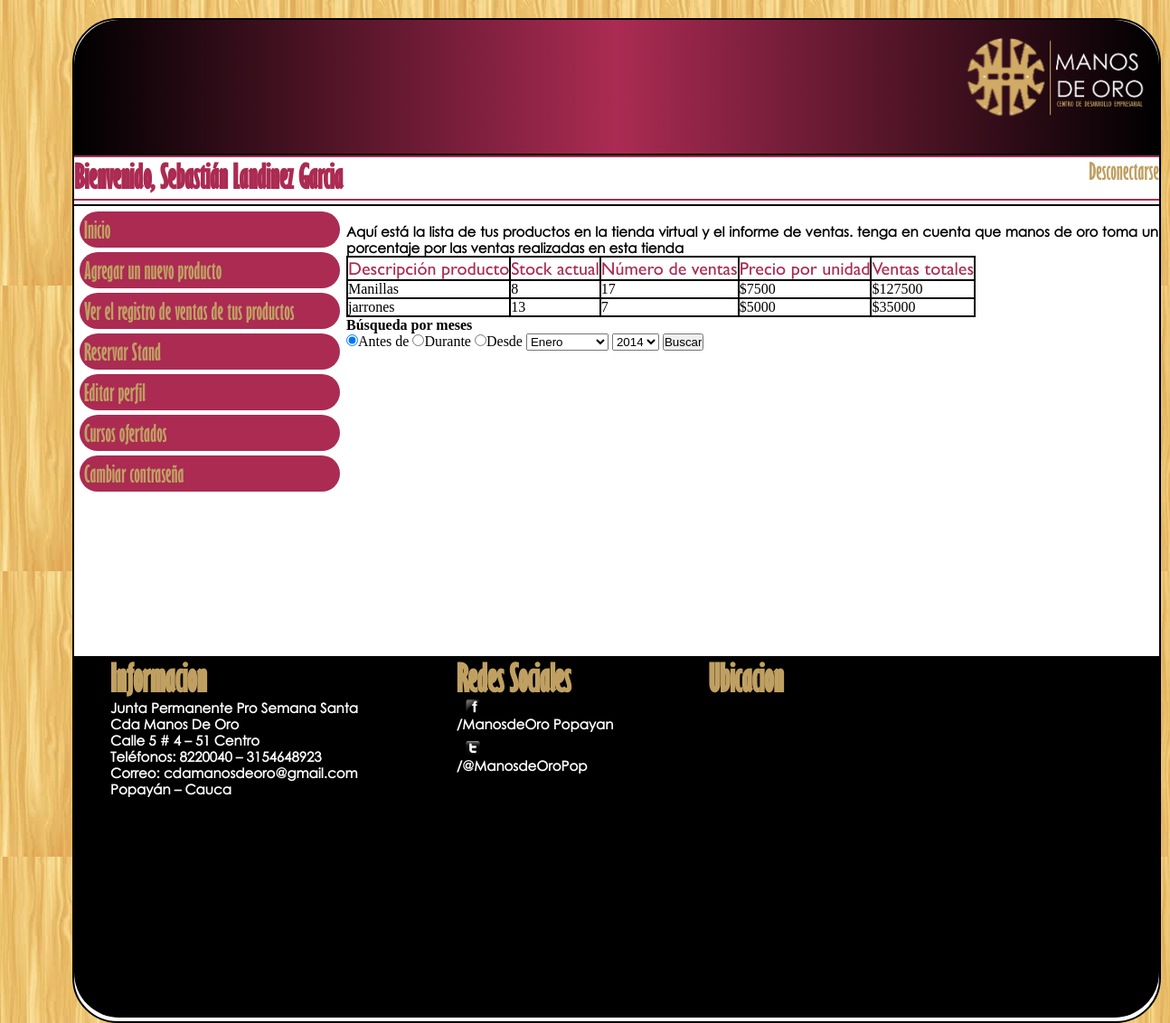
The app's page /Interfaces/verVentas.php (signed in) with its own data.
### tables this page shows
CREATE TABLE IF NOT EXISTS `artesano` (
`idArtesano` int(11) NOT NULL,
  `TipoDoc` int(11) NOT NULL,
  `NroDoc` varchar(30) NOT NULL,
  `password` varchar(40) NOT NULL,
  `direccion` varchar(200) NOT NULL,
  `telefono` varchar(30) NOT NULL,
  `telefono2` varchar(25) NOT NULL,
  `username` varchar(30) DEFAULT NULL,
  `estado` int(11) NOT NULL,
  `nombre` varchar(200) NOT NULL,
  `celular` varchar(20) NOT NULL,
  `email` varchar(70) NOT NULL,
  `certificacion` tinyint(4) NOT NULL,
  `nivelestudio` int(11) NOT NULL,
  `aprendices` text,
  `cursos` text,
  `formatofoto` int(11) DEFAULT NULL,
  `departamento` varchar(22) NOT NULL,
  `ciudad` varchar(22) NOT NULL
);

CREATE TABLE IF NOT EXISTS `producto` (
`idproducto` int(11) NOT NULL,
  `nombproducto` varchar(300) NOT NULL,
  `descripcion` varchar(30) NOT NULL,
  `link` varchar(150) DEFAULT NULL,
  `idartesano` int(11) NOT NULL,
  `aceptado` tinyint(4) NOT NULL,
  `empresa` varchar(150) NOT NULL,
  `nroenvio` varchar(30) NOT NULL,
  `notificado` int(11) NOT NULL,
  `stock` int(11) DEFAULT NULL,
  `ventas` int(11) DEFAULT NULL,
  `formatofoto` int(11) DEFAULT NULL,
  `precio` int(11) NOT NULL DEFAULT '0',
  `mostrar` int(11) NOT NULL,
  `fecha` date NOT NULL,
  `comision` float NOT NULL
);

### Interfaces/verVentas.php (the view, shortened to what the rows shown need)
<?php
	include_once("../Librerias/Datasource.php");
	include_once("../Librerias/ArtesanoDao.php");
	include_once("../Librerias/Artesano.php");
	include_once("../Librerias/ProductoDao.php");
	include_once("../Librerias/Producto.php");
	include_once("../Librerias/Venta.php");
	include_once("../Librerias/VentaDao.php");
	$conn=new Datasource($dbhost,$dbName,$dbUser,$dbPassword);
	$adao=new ArtesanoDao();
	$pdao=new ProductoDao();
	$artesano=new Artesano();
	if(!isset($_SESSION["USER"]))
	{
		?>
			<script type="text/javascript">
				alert("No tienes permiso para ver este contenido");
			</script>
			<META http-equiv="Refresh" content="0,url=index.php">
		<?php
	}
	else
	{
		if($_SESSION["ROL"]=="Artesano")
		{
			$artesano->setIdArtesano($_SESSION["ID"]);
			$list=$adao->searchMatching($conn,$artesano);
			$artesano=$list[0];
			$artesano=$adao->encodificaraUTF($artesano);
			$busqueda1=new Producto();
			$busqueda1->setIdartesano($artesano->getIdartesano());
			$busqueda1->setAceptado(2);
			$productosconstock=$pdao->searchMatching($conn,$busqueda1);
			$vdao=new VentaDao();
			$totalVentas=$vdao->loadAll($conn);
			$menor=9999;
			for($i=0;$i<count($totalVentas);$i++)
			{
				$año=substr($totalVentas[$i]->getFecha(), 0,4);
				if($año<$menor)
				{
					$menor=$año;
				}
			}
			$añoActual=date("Y");
			?>
<!DOCTYPE html>
<html>
	<head>
				<link rel="stylesheet" href="../css/diseno.css">
	</head>
	<body  onload="initialize()">
		<div id="contenedor">
			<header>
				<div id="img_fon">
					<img src="../imgs/logo1.png" id="logo_cabecera">
				</div>
			</header>
			<nav id="nav_admon">
				<div style="float: left; width: 70%;">
					<h1 id="titulos_noti2">Bienvenido, <?php echo($artesano->getNombre());?></h1>
				</div>
				<div id="desconectarse"style="float: right;">
					<center>
						<a id="titulos_desconectarse" href="../Logica/logout.php">Desconectarse</a>
					</center>
				</div>
			</nav>
			<aside>
				<ul>
					<li><a id="opc_admin" href="principal.php">Inicio</a></li>
					<li><a id="opc_admin" href="agregarProducto.php">Agregar un nuevo producto</a></li>
					<li><a id="opc_admin" href="verVentas.php">Ver el registro de ventas de tus productos</a></li>
					<li><a id="opc_admin" href="reservarStand.php">Reservar Stand</a></li>
					<li><a id="opc_admin" href='editarInfoArtesano.php'>Editar perfil</a></li>
					<li><a id="opc_admin" href="cursos_artesanos.php">Cursos ofertados</a></li>
					<li><a id="opc_admin" href='cambiarContrasenaArtesano.php'>Cambiar contraseña</a></li>
				</ul>
			</aside>
			<section id="sec6">
			<br>
<h1 id="strings_editar">Aquí está la lista de tus productos en la tienda virtual y el informe de ventas. tenga en cuenta que manos de oro toma un porcentaje por las ventas realizadas en esta tienda</h1>
						<table style="border: 2px solid black;border-collapse: collapse;">
							<tr style="border: 2px solid black;border-collapse: collapse;">
								<td id="strings_editar_rojo" style="border: 2px solid black;border-collapse: collapse;">
									Descripción producto
								</td>
								<td id="strings_editar_rojo" style="border: 2px solid black;border-collapse: collapse;">
									Stock actual
								</td>
								<td id="strings_editar_rojo" style="border: 2px solid black;border-collapse: collapse;">
									Número de ventas
								</td>
								<td id="strings_editar_rojo" style="border: 2px solid black;border-collapse: collapse;">
									Precio por unidad
								</td>
								<td id="strings_editar_rojo" style="border: 2px solid black;border-collapse: collapse;">
									Ventas totales
								</td>
							</tr>
							<?php
								for($i=0;$i<count($productosconstock);$i++)
								{
									echo("<tr style='border: 2px solid black;border-collapse: collapse;'>");
									echo("<td style='border: 2px solid black;border-collapse: collapse;'>".$productosconstock[$i]->getDescripcion()."</td>");
									echo("<td style='border: 2px solid black;border-collapse: collapse;'>".$productosconstock[$i]->getStock()."</td>");
									echo("<td style='border: 2px solid black;border-collapse: collapse;'>".$productosconstock[$i]->getVentas()."</td>");
									echo("<td style='border: 2px solid black;border-collapse: collapse;'>$".$productosconstock[$i]->getPrecio()."</td>");
									echo("<td style='border: 2px solid black;border-collapse: collapse;'>$".($productosconstock[$i]->getVentas()*$productosconstock[$i]->getPrecio())."</td>");
									echo("</tr>");
								}
							?>
						</table>
						<div id='reporteMensual'>
						<h4>Búsqueda por meses</h4>
						<input type="radio" name="criterio" value="1" checked>Antes de
						<input type="radio" name="criterio" value="2">Durante
						<input type="radio" name="criterio" value="3">Desde
						<select id="selectMeses">
							<option value="1">Enero</option>
						</select>
						<select id="selectAgno">
						<?php
							for($i=$menor;$i<=$añoActual;$i++)
							{
								echo("<option value='".$i."'>".$i."</option>");
							}
						?>
						</select>
						<input type="button" value="Buscar" onClick="buscarPorFecha()">
					</div>
					<br>
			</section>
			<footer>
				<div style="float: left; width: 33%;">
						<h1 id="titulos_footer">Informacion</h1>
						<h1 id="strings_footer">Junta Permanente Pro Semana Santa</h1>
						<h1 id="strings_footer">Cda Manos De Oro</h1>
						<h1 id="strings_footer">Calle 5 # 4 – 51 Centro</h1>
						<h1 id="strings_footer">Teléfonos: 8220040 – 3154648923</h1>
						<h1 id="strings_footer">Correo: cdamanosdeoro@gmail.com</h1>
						<h1 id="strings_footer">Popayán – Cauca</h1>
				</div>
				<div style="float: left; width: 23%;">
						<h1 id="titulos_footer">Redes Sociales</h1>
						<div id="foot_face">
							<a onclick="ir_facebook()"><img src="../imgs/facebook.png" id="logo_redes"></a>
							<h1 id="strings_footer">/ManosdeOro Popayan</h1>
						</div>
						<br>
						<div id="foot_twiter">
						<a onclick="ir_twiter()"><img src="../imgs/twiter.png" id="logo_redes"></a>
						<h1 id="strings_footer">/@ManosdeOroPop</h1>
						</div>
				</div>
				<div style="float: right; width: 43%;">
						<h1 id="titulos_footer">Ubicacion</h1>
						 <div id="map_canvas" style="width:auto; height:300px; margin-right:10px"></div>
			</footer>
		</div>
	</body>
</html>
			<?php
		}
			?>
			<?php
	}
?>

### records on screen
artesano: nombre "Sebastián Landinez Garcia"
producto: descripcion "Manillas", stock "8", ventas "17", precio "7500", $productosconstock[$i]->getVentas()*$productosconstock[$i]->getPrecio() "127500"
producto: descripcion "jarrones", stock "13", ventas "7", precio "5000", $productosconstock[$i]->getVentas()*$productosconstock[$i]->getPrecio() "35000"

### other values on screen
form field value "2014"
